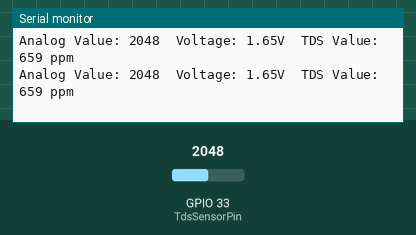
This sketch was run on a simulated ESP32. On the bench: the last lines printed to the serial monitor. The test bench sets the inputs (shaded band); at power-on: GPIO 33 (TdsSensorPin) = 2048. WiFi joins after 1.5 s; servers stay silent unless stated.

Above: at 3.2 s.
3.3 s: GPIO 33 (TdsSensorPin) set to 2620
At 4.3 s:
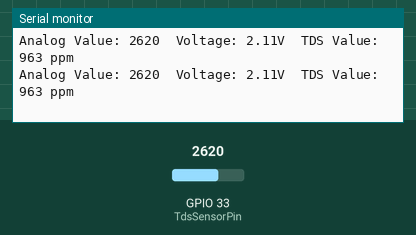
6.3 s: GPIO 33 (TdsSensorPin) set to 2707
At 6.8 s:
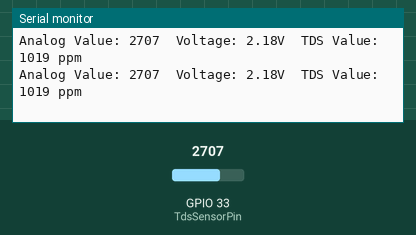
Timing chart, 0 to 9.3 s (numbered marks = the images above; inputs shaded):
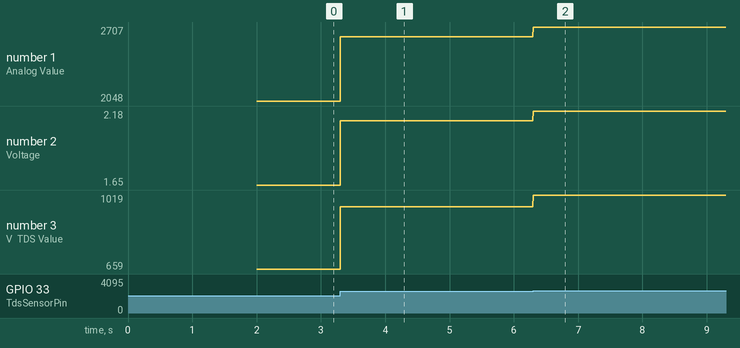

The sketch:

uas2024.ino
```cpp
#include <Firebase_ESP_Client.h>
#include <Wire.h>
#include "addons/TokenHelper.h"
#include "addons/RTDBHelper.h"

// Firebase settings
#define DATABASE_URL "https://YOUR_RTDB-default-rtdb.firebaseio.com/" // Ganti dengan host Firebase Anda
#define API_KEY "yOuRseCrEtKEy" // Ganti dengan secret Firebase Anda

// WiFi settings
#define WIFI_SSID "SSIDwifi" // Ganti dengan SSID WiFi Anda
#define WIFI_PASS "wifipass" // Ganti dengan password WiFi Anda

FirebaseData fbdo;
FirebaseAuth auth;
FirebaseConfig config;

String uid;

String databasePath;
String tdsPath;

unsigned long sendDataPrevMillis = 0;
unsigned long timerDelay = 180000;


const int TdsSensorPin = 33; // Must be pin 33 (READ ESP32 DATASHEET)

float voltage, tdsValue, temperature = 25;

void initWifi(){
  WiFi.begin(WIFI_SSID, WIFI_PASS);
  Serial.print("Koneksi Wifi wi..");
  while (WiFi.status() != WL_CONNECTED) {
    Serial.print('.');
    delay(1000);
  }
  Serial.println(WiFi.localIP());
  Serial.println();
}

void sendFloat(String path, float value){
    if (Firebase.RTDB.setFloat(&fbdo, path.c_str(), value)){
        Serial.println("TDS Value is : ");
        Serial.println(value);
        Serial.print(" On Path : ");
        Serial.println(path);
        Serial.println("LOLOS WI SUKSMA");
        Serial.println("PATH " + fbdo.dataPath());
        Serial.println("TYPE " + fbdo.dataType());
    } else {
        Serial.println("Set float data gagal wi");
        Serial.println("Error: " + fbdo.errorReason());
    }
}

void setup() {
  Serial.begin(115200);
  pinMode(TdsSensorPin, INPUT);
  initWifi();

  config.api_key = API_KEY;
  config.database_url = DATABASE_URL;
  config.token_status_callback = tokenStatusCallback;

  Firebase.begin(&config, &auth);

  if (Firebase.signUp(&config, &auth, "", "")){
    Serial.println("Connected Wi");
    }
  else{
    Serial.printf("%s\n", config.signer.signupError.message.c_str());
    }

  config.token_status_callback = tokenStatusCallback;

  Firebase.begin(&config, &auth);
  Firebase.reconnectWiFi(true);

  databasePath = "/UsersData/" + uid;
  tdsPath = databasePath + "/TDS";


}

void loop() {
  int analogValue = analogRead(TdsSensorPin);
  voltage = analogValue * (3.3 / 4095.0); // ESP32 menggunakan ADC 12-bit (0-4095)
  tdsValue = (133.42 * voltage * voltage * voltage - 255.86 * voltage * voltage + 857.39 * voltage) * 0.5;

  Serial.print("Analog Value: ");
  Serial.print(analogValue);
  Serial.print("  Voltage: ");
  Serial.print(voltage, 2);
  Serial.print("V  TDS Value: ");
  Serial.print(tdsValue, 0);
  Serial.println(" ppm");

  // Kirim data ke Firebase
  if (Firebase.ready() &&  (millis() - sendDataPrevMillis > 10000 || sendDataPrevMillis == 0)){
    sendDataPrevMillis = millis();

    // Get latest sensor readings
    sendFloat(tdsPath, tdsValue);
}}
```

Measured:
- after the input at 3.3 s, the serial monitor: prints a new line at once (image 1)
- after the input at 6.3 s, the serial monitor: prints a new line at once (image 2)
- plotted number 1: 2048 → 2620 after the input at 3.3 s, 2620 → 2707 after the input at 6.3 s
- plotted number 2: 1.65 → 2.11 after the input at 3.3 s, 2.11 → 2.18 after the input at 6.3 s
- plotted number 3: 659 → 963 after the input at 3.3 s, 963 → 1019 after the input at 6.3 s
